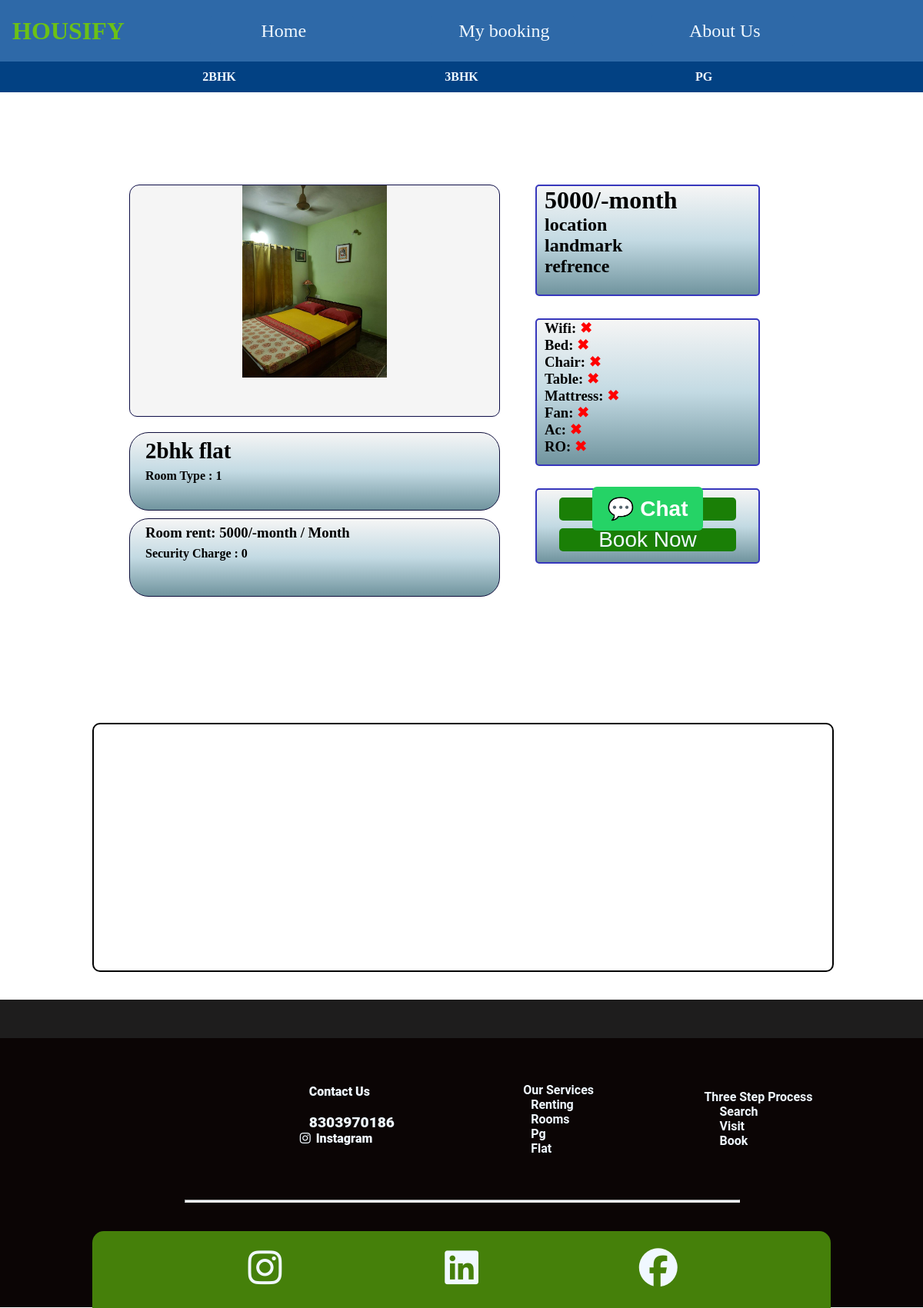
The page /room/1/ on the database its author committed.
### listings/models.py (models this page shows, shortened)
class listings(models.Model):
    Room_title= models.CharField(max_length=100)
    Room_rent= models.IntegerField( )
    Room_images1=models.ImageField(upload_to='room_images/', blank=True, null=True)
    Room_images2=models.ImageField(upload_to='room_images/', blank=True, null=True)
    Room_images3=models.ImageField(upload_to='room_images/', blank=True, null=True)
    Room_images4=models.ImageField(upload_to='room_images/', blank=True, null=True)
    Room_images5=models.ImageField(upload_to='room_images/', blank=True, null=True)
    date=models.DateTimeField(auto_now_add=True , null=True)
    Room_details= models.TextField()
    Room_available=models.BooleanField(default=True)
    Room_type=models.CharField(max_length=50)
    Room_security=models.IntegerField(default=000 )
    wifi=models.BooleanField(default=False)
    bed=models.BooleanField(default=False)
    mattres=models.BooleanField(default=False)
    table=models.BooleanField(default=False)
    chair=models.BooleanField(default=False)
    fan=models.BooleanField(default=False)
    Ac=models.BooleanField(default=False)
    ro=models.BooleanField(default=False)

### zameen/views.py (the view)
# urls.py: path('room/<int:id>/', views.room, name= "room"),
def room(request, id):
    roomd = get_object_or_404(listings,id=id)
    listing=listings.objects.get(id=id)
    listingdata=listings.objects.all()
    data={
        'listingdata':listingdata,
    }
    images=[
        listing.Room_images1,
        listing.Room_images2,
        listing.Room_images3,
        listing.Room_images4,
        listing.Room_images5,
    ]
    return render( request, "room.html",{'room': roomd ,'images':images,'data':data,})

### templates/room.html (shortened to what this page needs)
<!DOCTYPE html>
<html lang="en">
<head>
    <link rel="stylesheet" href="/static/room.css">
    <link rel="stylesheet" href="/static/roommedia.css">
</head>
<body>
    <main class="mai">
    {% include "header.html" %}
        <div class="dpage">
            <div class="imgsec">
                <div class="im">
                     <div class="imc">
                        {% for img in images %}
                            {% if img %}
                            <img src="{{ img.url}}" alt="image"  height=" 250px" width="100%" class="room-img">
                            {% endif %}
                        {% endfor %}
                     </div>
                </div>
                <div class="det">
                    <div class="rd">
                        <div class="rdd t"><h2>{{room.Room_title}}</h2></div>
                        <div class="rdd ty"> Room Type : {{room.Room_type}}</div>
                    </div>
                    <div class="am">
                        <div class="amd"><h3> Room rent: {{room.Room_rent}} / Month</h3></div>
                        <div class="amd"><h4>   Security Charge : {{room.Room_security}}</h4></div>
                    </div>
                </div>
            </div>
            <div class="dealer">
                <div class="rl">
                    <H1 class="rh" id="r">{{room.Room_rent}}</H1>
                    <h2 class="rh"> location </h2>
                    <h2 class="rh"> landmark  </h2>
                    <h2 class="rh"> refrence </h2>
                </div>
                <div class="fac">
                    <h3 id="rd"> Wifi:
                            {% if room.wifi %}
                                <span style="color:green;">✔</span>
                            {% else %}
                                <span style="color:red;">✖</span>
                            {% endif %}</h3>
                    <h3 id="rd"> Bed:
                            {% if room.bed %}
                                <span style="color:green;">✔</span>
                            {% else %}
                                <span style="color:red;">✖</span>
                            {% endif %}</h3>
                    <h3 id="rd"> Chair:
                            {% if room.chair %}
                                <span style="color:green;">✔</span>
                            {% else %}
                                <span style="color:red;">✖</span>
                            {% endif %}</h3>
                    <h3 id="rd">Table:
                            {% if room.table %}
                                <span style="color:green;">✔</span>
                            {% else %}
                                <span style="color:red;">✖</span>
                            {% endif %}</h3>
                    <h3 id="rd">Mattress:
                            {% if room.mattres %}
                                <span style="color:green;">✔</span>
                            {% else %}
                                <span style="color:red;">✖</span>
                            {% endif %}</h3>
                    <h3 id="rd">Fan:
                            {% if room.fan %}
                                <span style="color:green;">✔</span>
                            {% else %}
                                <span style="color:red;">✖</span>
                            {% endif %}</h3>
                    <h3 id="rd">Ac:
                            {% if room.Ac %}
                                <span style="color:green;">✔</span>
                            {% else %}
                                <span style="color:red;">✖</span>
                            {% endif %}</h3>
                    <h3 id="rd">RO:
                            {% if room.ro %}
                                <span style="color:green;">✔</span>
                            {% else %}
                                <span style="color:red;">✖</span>
                            {% endif %}</h3>
                </div>
                <div class="con">
                    <buttton id="cb">
                        <a href="https://wa.me/918303970186?text=Hello%20I%20want%20to%20contact%20you"
                            target="_blank" class="boat">
                                💬 Chat
                        </a>
                    </buttton>
                     <buttton id="cb">
                        <a href="{% url 'bookingform'  room.id %}">
                        Book Now</buttton>
                </div>
            </div>
        </div>
        {% include 'more.html' %}
    </main>
        {% include "footer.html" %}
</body>
</html>

### static/room.css (style rules this page uses)
* { margin: 0; padding: 0; }
.mai { height: 1200px; }
.boat { padding: 12px 20px; background: #25D366; color: white; border-radius: 6px; text-decoration: none; font-weight: bold; }
.im { width: 100%; overflow-x: auto; }
.imc { display: flex; flex-wrap: nowrap; }
.imc img { width: 100%; object-fit: contain; flex-shrink: 0; }
a { text-decoration-line: none; color: white; }
.dpage { display: flex; height: 600px; width: 80%; margin-left: 10%; margin-right: 10%; padding-top: 120px; z-index: 1; justify-content: space-evenly; }
.imgsec { height: 500px; width: 50%; }
.dealer { height: 470px; width: 30%; }
.rl, .fac, .con { border-radius: 5px; }
.rl { height: 30%; width: 100%; background-image: linear-gradient(to bottom, whitesmoke, rgb(195, 218, 227), rgb(112, 148, 158)); margin-bottom: 10%; border: 2px solid rgb(55, 55, 188); }
.rdd { margin-top: 7px; margin-left: 20px; }
.t { font-weight: bolder; font-size: larger; }
.ty { font-weight: bold; }
.amd { margin-top: 7px; margin-left: 20px; }
.rh { margin-left: 10px; }
.fac { height: 40%; width: 100%; background-image: linear-gradient(to bottom, whitesmoke, rgb(195, 218, 227), rgb(112, 148, 158)); margin-bottom: 10%; border: 2px solid rgb(55, 55, 188); overflow: scroll; border-collapse: collapse; }
#rd { margin-left: 10px; }
#r { margin-top: px; }
.con { height: 20%; width: 100%; background-image: linear-gradient(to bottom, whitesmoke, rgb(195, 218, 227), rgb(112, 148, 158)); display: block; justify-content: center; align-items: center; border: 2px solid rgb(55, 55, 188); }
#cb { height: 30px; width: 80%; background-color: rgb(26, 127, 6); display: flex; justify-content: center; align-items: center; font-family: 'Lucida Sans', 'Lucida Sans Regular', 'Lucida Grande', 'Lucida Sans Unicode', Geneva, Verdana, sans-serif; font-size: 28px; margin-top: 10px; margin-left: 10%; border-radius: 5px; }
.im { height: 50%; width: 100%; background-color: whitesmoke; border: 1px solid rgb(14, 14, 72); border-radius: 10px; }
.det { height: 50%; width: 100%; }
.rd { height: 40%; width: 100%; background-image: linear-gradient(to bottom, whitesmoke, rgb(195, 218, 227), rgb(112, 148, 158)); margin-bottom: 10px; margin-top: 20px; border: 1px solid rgb(14, 14, 59); border-radius: 25px; }
.am { height: 40%; width: 100%; background-image: linear-gradient(to bottom, whitesmoke, rgb(195, 218, 227), rgb(112, 148, 158)); margin-bottom: 10px; border: 1px solid rgb(14, 14, 59); border-radius: 25px; }

### static/roommedia.css (style rules this page uses)
* { margin: 0; padding: 0; }

### static/header.css (style rules this page uses)
* { margin: 0; padding: 0; }
a { color: aliceblue; text-decoration: none; }
main { height: 1000px; }

### static/more.css (style rules this page uses)
* { padding: 0; margin: 0; }
.im { height: 60%; width: 100%; border-top-left-radius: 13px; border-top-right-radius: 13px; }
.room-img { border-top-right-radius: 13px; border-top-left-radius: 13px; }

### static/footer.css (style rules this page uses)
* { margin: 0; padding: 0; }

### rows shown on the page
listings: Room_title "2bhk flat", Room_type "1", Room_rent "5000/-month", Room_security "0"
